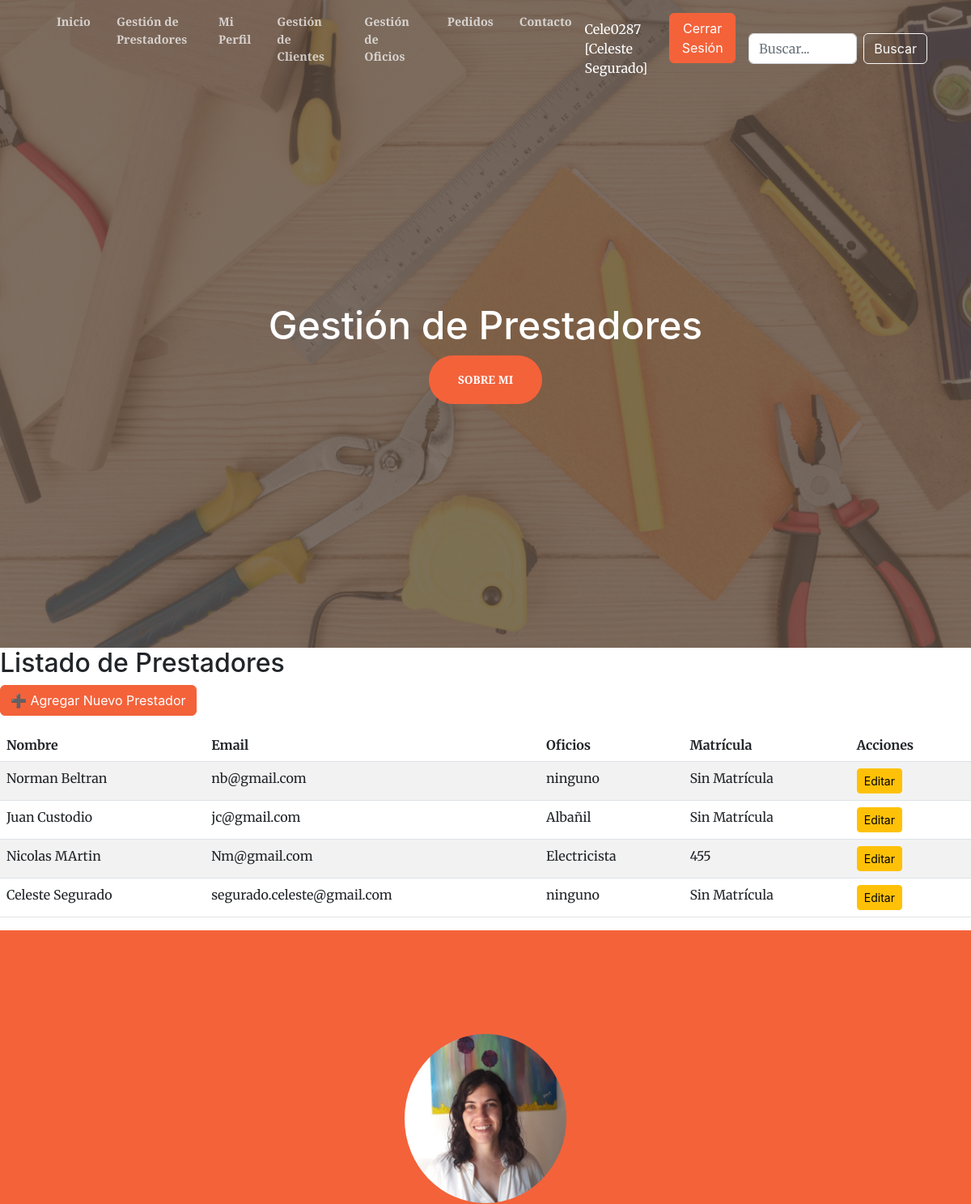
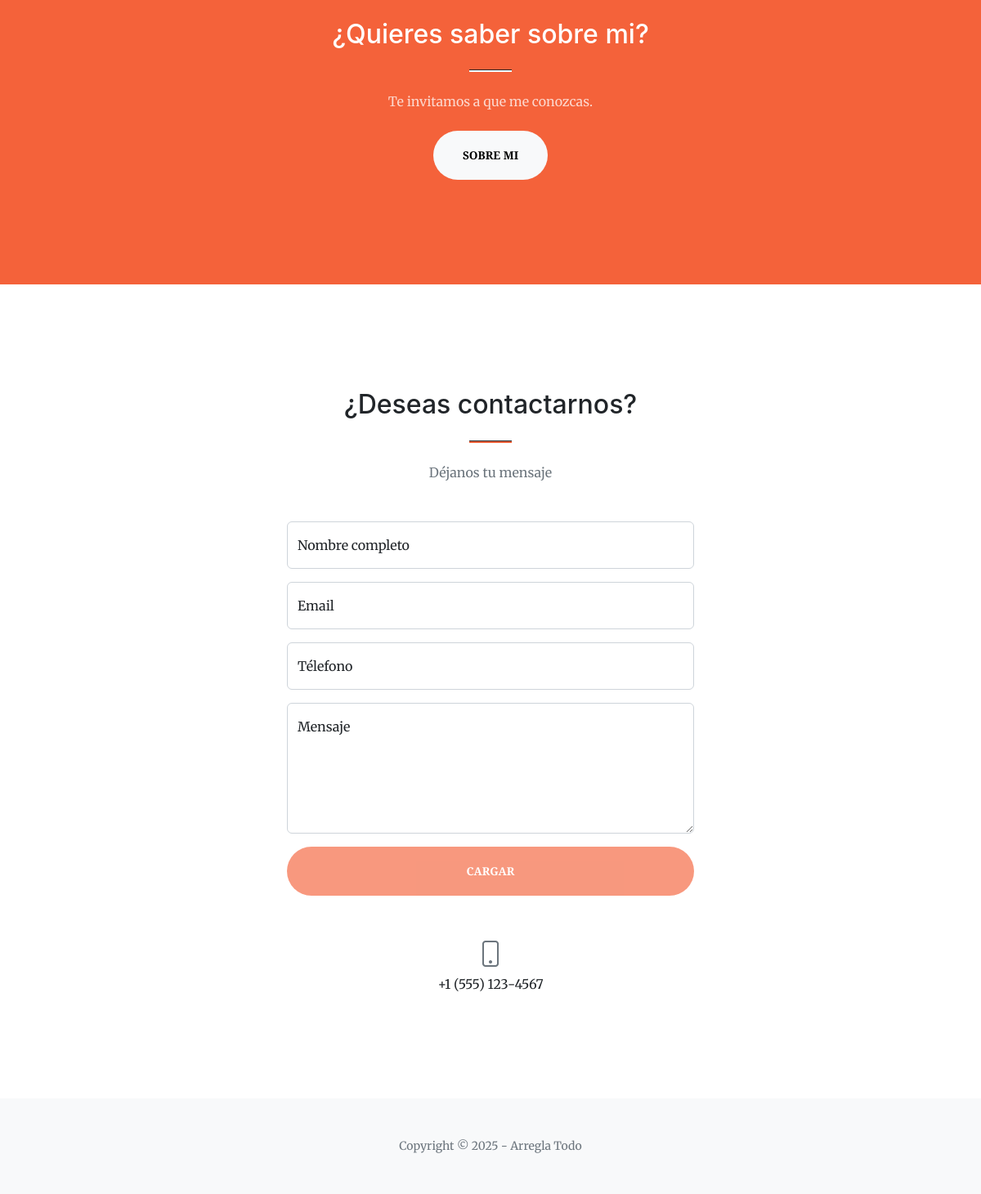
/prestadores/admin/ (signed in), run on the app's committed database (2 pictures, top to bottom).
### ArreglaTodo/models.py (models this page shows, shortened)
class Usuario(models.Model):
    user = models.OneToOneField(User, on_delete=models.CASCADE, null=True, blank=True)
    nombre = models.CharField(max_length=100)
    apellido = models.CharField(max_length=100)
    telefono = models.CharField(max_length=20)
    email = models.EmailField(unique=True)
    oficios = models.ManyToManyField(Oficio, help_text="Selecciona los oficios que realiza este usuario.")
    matricula = models.CharField(max_length=50, unique=True, blank=True, null=True)
    class Meta:
        verbose_name = "Prestador"
        verbose_name_plural = "Prestadores"
        ordering = ['apellido', 'nombre']

class Oficio(models.Model):
    nombre = models.CharField(max_length=100, unique=True)
    descripcion = models.TextField()
    class Meta:
        verbose_name = "Oficio"
        verbose_name_plural = "Oficios"
        ordering = ['nombre']

### ArreglaTodo/views.py (the view)
# urls.py: path('prestadores/admin/', views.prestadores_admin, name='prestadores-admin'),
@staff_member_required
def prestadores_admin(request):
    prestadores = Usuario.objects.all()
    return render(request, 'entidades/prestadores_admin_list.html', {"prestadores": prestadores})

### ArreglaTodo/templates/entidades/prestadores_admin_list.html
{% extends 'entidades/index.html' %}
{% load static %}
{% block titulo %}
<h1 class="text-white font-weight-bold">Gestión de Prestadores</h1>
{% endblock titulo %}
{% block contenido %}
<h2>Listado de Prestadores</h2>
<p>
    <a href="{% url 'arreglatodo:usuario-crear' %}" class="btn btn-primary">
        ➕ Agregar Nuevo Prestador
    </a>
</p>
<table class="table table-striped">
    <thead>
        <tr>
            <th>Nombre</th>
            <th>Email</th>
            <th>Oficios</th>
            <th>Matrícula</th>
            <th>Acciones</th>
        </tr>
    </thead>
    <tbody>
        {% for usuario in prestadores %}
        <tr>
            <td>{{ usuario.nombre }} {{ usuario.apellido }}</td>
            <td>{{ usuario.email }}</td>
            <td>
                {% for oficio in usuario.oficios.all %}
                    {{ oficio.nombre }}{% if not forloop.last %}, {% endif %}
                {% endfor %}
            </td>
            <td>{{ usuario.matricula|default:"Sin Matrícula" }}</td>
            <td>
                <a href="{% url 'arreglatodo:usuario-editar' usuario.pk %}" class="btn btn-sm btn-warning">
                    Editar
                </a>
            </td>
        </tr>
        {% endfor %}
    </tbody>
</table>
{% endblock contenido %}

### ArreglaTodo/templates/entidades/index.html (shortened to what this page needs)
<!DOCTYPE html>
<html lang="es">
    <head>
        {% load static %}
        <link href="https://cdn.jsdelivr.net/npm/bootstrap-icons@1.5.0/font/bootstrap-icons.css" rel="stylesheet" />
        <link href="https://cdnjs.cloudflare.com/ajax/libs/SimpleLightbox/2.1.0/simpleLightbox.min.css" rel="stylesheet" />
        <link href="{% static 'css/styles.css' %}" rel="stylesheet" />
    </head>
    <body id="page-top">
        <nav class="navbar navbar-expand-lg navbar-light fixed-top py-3" id="mainNav">
            <div class="container px-4 px-lg-7">
                <div class="collapse navbar-collapse" id="navbarResponsive">
                    <ul class="navbar-nav ms-auto my-2 my-lg-0">
                        <li class="nav-item"><a class="nav-link" href="{% url 'arreglatodo:home' %}">Inicio</a></li>
                        {% if user.is_staff %}
                        <li class="nav-item"><a class="nav-link" href="{% url 'arreglatodo:prestadores-admin' %}">Gestión de Prestadores</a></li>
                        {% endif %}
                        {% if user.is_authenticated %}
                            <li class="nav-item"><a class="nav-link" href="{% url 'arreglatodo:usuario-list' %}">Mi Perfil</a></li>
                            <li class="nav-item"><a class="nav-link" href="{% url 'arreglatodo:cliente-list' %}">Gestión de Clientes</a></li>
                            <li class="nav-item"><a class="nav-link" href="{% url 'arreglatodo:oficio-list' %}">Gestión de Oficios</a></li>
                            <li class="nav-item"><a class="nav-link" href="{% url 'arreglatodo:trabajo-pedido-list' %}">Pedidos</a></li>
                            <li class="nav-item"><a class="nav-link" href="#contact">Contacto</a></li>
                            <span style="color:white" class="navbar-text me-3">
                            {{user.username}} <br>[{{user.first_name}} {{user.last_name}}]</span>
                            <form action="{% url 'arreglatodo:logout' %}" method="post">
                                <button type="submit" class="btn btn-primary">Cerrar Sesión</button>
                            </form>
                        {% else %}
                            <a class="btn btn-primary" href="{% url 'arreglatodo:login' %}">Iniciar Sesión</a>
                            <a class="btn btn-primary" href="{% url 'arreglatodo:register' %}">Registrarse</a>
                        {% endif %}
                    </ul>
                    {% if user.is_authenticated %}
                    <form class="d-flex ms-3" action="{% url 'arreglatodo:encontrar-cliente' %}" method="get">
                        <input class="form-control me-2" type="search" placeholder="Buscar..." aria-label="Buscar" name="Buscar">
                        <button class="btn btn-outline-light" type="submit">Buscar</button>
                    </form>
                    {% endif %}
                </div>
            </div>
        </nav>
        <header class="masthead">
            <div class="container px-4 px-lg-5 h-100">
                <div class="row gx-4 gx-lg-5 h-100 align-items-center justify-content-center text-center">
                    <div class="col-lg-8 align-self-end">
                        {% block titulo %}{% endblock titulo %}
                    </div>
                    <div class="col-lg-8 align-self-baseline">
                        <a class="btn btn-primary btn-xl" href="#about">Sobre mi</a>
                    </div>
                </div>
            </div>
        </header>
        {% block contenido %}
        {% endblock contenido %}
        <section class="page-section bg-primary" id="about">
            <div class="container px-4 px-lg-5">
                <div class="row gx-4 gx-lg-5 justify-content-center">
                    <div class="col-lg-8 text-center">
                        <img src="{% static 'assets/img/yo.png' %}"
                     alt="Foto de Celeste"
                     class="img-fluid rounded-circle mb-4"
                     style="max-width: 200px;">
                        <h2 class="text-white mt-0">¿Quieres saber sobre mi?</h2>
                        <hr class="divider divider-light" />
                        <p class="text-white-75 mb-4">Te invitamos a que me conozcas.</p>
                        <a class="btn btn-light btn-xl" href="{% url 'arreglatodo:sobre-nosotros' %}">Sobre mi</a>
                    </div>
                </div>
            </div>
        </section>
        <section class="page-section" id="contact">
            <div class="container px-4 px-lg-5">
                <div class="row gx-4 gx-lg-5 justify-content-center">
                    <div class="col-lg-8 col-xl-6 text-center">
                        <h2 class="mt-0">¿Deseas contactarnos?</h2>
                        <hr class="divider" />
                        <p class="text-muted mb-5">Déjanos tu mensaje</p>
                    </div>
                </div>
                <div class="row gx-4 gx-lg-5 justify-content-center mb-5">
                    <div class="col-lg-6">
                        <form id="contactForm" data-sb-form-api-token="API_TOKEN">
                            <div class="form-floating mb-3">
                                <input class="form-control" id="name" type="text" placeholder="Enter your name..." data-sb-validations="required" />
                                <label for="name">Nombre completo</label>
                            </div>
                            <div class="form-floating mb-3">
                                <input class="form-control" id="email" type="email" placeholder="name@example.com" data-sb-validations="required,email" />
                                <label for="email">Email</label>
                            </div>
                            <div class="form-floating mb-3">
                                <input class="form-control" id="phone" type="tel" placeholder="(123) 456-7890" data-sb-validations="required" />
                                <label for="phone">Télefono</label>
                            </div>
                            <div class="form-floating mb-3">
                                <textarea class="form-control" id="message" type="text" placeholder="Enter your message here..." style="height: 10rem" data-sb-validations="required"></textarea>
                                <label for="message">Mensaje</label>
                            </div>
                            <div class="d-grid"><button class="btn btn-primary btn-xl disabled" id="submitButton" type="submit">Cargar</button></div>
                        </form>
                    </div>
                </div>
                <div class="row gx-4 gx-lg-5 justify-content-center">
                    <div class="col-lg-4 text-center mb-5 mb-lg-0">
                        <i class="bi-phone fs-2 mb-3 text-muted"></i>
                        <div>+1 (555) 123-4567</div>
                    </div>
                </div>
            </div>
        </section>
        <footer class="bg-light py-5">
            <div class="container px-4 px-lg-5"><div class="small text-center text-muted">Copyright &copy; 2025 - Arregla Todo</div></div>
        </footer>
    </body>
</html>

### data on the page
Usuario: nombre "Norman", apellido "Beltran", email "nb@gmail.com", matricula "Sin Matrícula"
Oficio: nombre "ninguno"
Usuario: nombre "Juan", apellido "Custodio", email "jc@gmail.com", matricula "Sin Matrícula"
Oficio: nombre "Albañil"
Usuario: nombre "Nicolas", apellido "MArtin", email "Nm@gmail.com", matricula "455"
Oficio: nombre "Electricista"
Usuario: nombre "Celeste", apellido "Segurado", email "segurado.celeste@gmail.com", matricula "Sin Matrícula"

### other printed values
{{ user.username }} "Cele0287"
{{ user.first_name }} "Celeste"
{{ user.last_name }} "Segurado"
